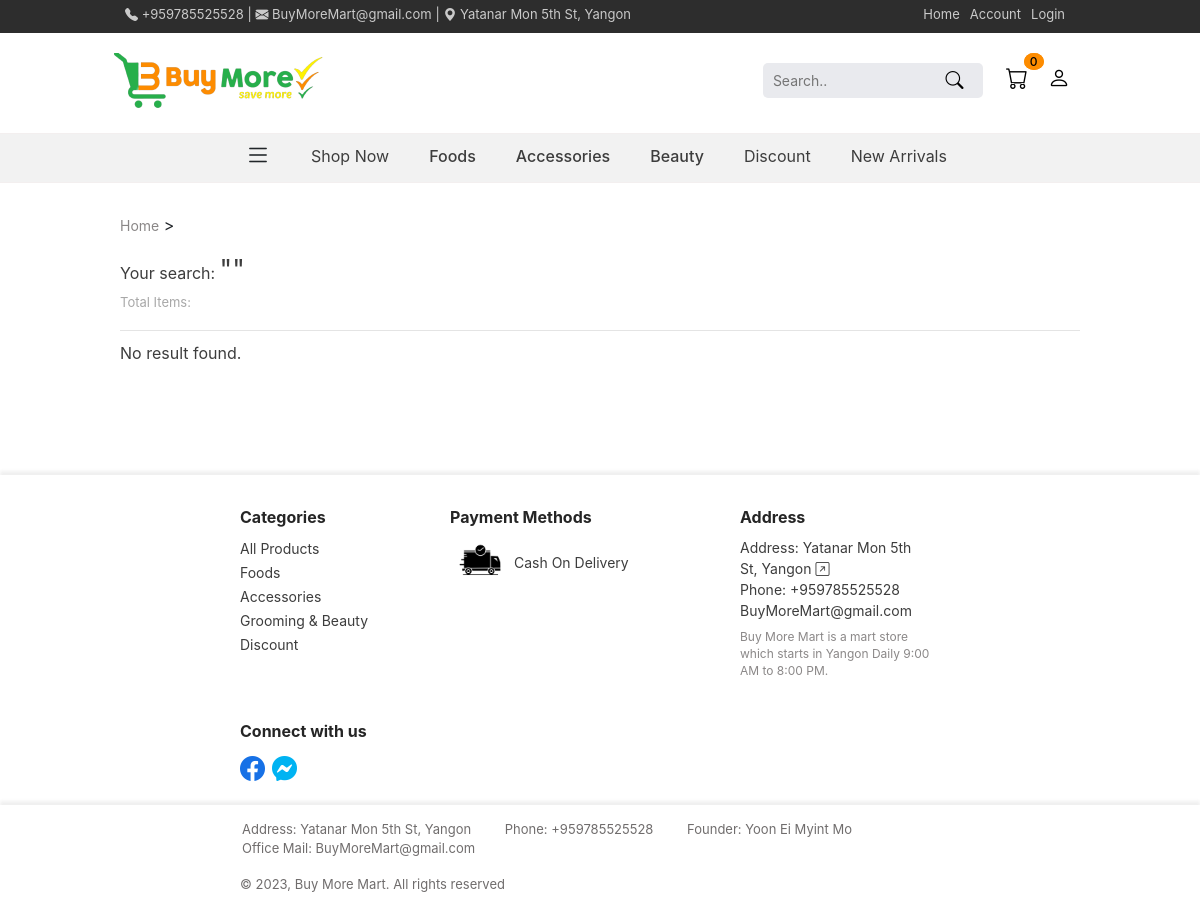
Screenshot of /search with the database file from the repository.
### app_controller/Website_Interface/models.py (models this page shows)
class Info(models.Model):
    phone = models.CharField(max_length=255, null=True, blank=True)
    email = models.EmailField(null=True, blank=True)
    address = models.CharField(max_length=255, null=True, blank=True)
    location = models.URLField(null=True, blank=True)
    buy_more_mart_info = models.TextField(max_length=255, null=True, blank=True)
    facebook_link = models.URLField(null=True, blank=True)
    messenger_link = models.URLField(null=True, blank=True)

### app_controller/Application/views.py (the view, shortened to what this page needs)
    def search(self, request):
        if Info.objects.filter(id=1).exists():
            info = Info.objects.get(id=1)
        else:
            info = None
        if Header_ImageGroup.objects.filter(id=1).exists():
            header_image = Header_ImageGroup.objects.get(id=1)
        else:
            header_image = None
        header_food = Product_type.objects.filter(category=1)
        header_accessories = Product_type.objects.filter(category=2)
        header_beauty = Product_type.objects.filter(category=3)
        if request.user.is_authenticated:
            cart = Cart.objects.filter(user=request.user)
            cart_len = len(list(cart))
        else:
            cart_len = 0
        context = {
            'info': info,
            'header_image': header_image,
            'header_food': header_food,
            'header_accessories': header_accessories,
            'header_beauty': header_beauty,
            "cart_noti": cart_len
        }
        return render(request, 'search.html',
                    context)

### template/search.html (shortened to what this page needs)
{% extends 'base.html' %}
{% block content %}
<!DOCTYPE html>
<html lang="en">
<head>
    {% load static %}
    <link rel="stylesheet" href="{% static 'css/page.css' %}">
    <link rel="stylesheet" href="{% static 'css/search.css' %}">
</head>
{% load humanize %}
<body>
    {% include 'header.html' %}
    <div class="base_content4">
        <div class="main_search_body_content">
          <div class="search_body_content">
        <div class="current_link"><a href="{% url 'index' %}"> Home</a> > </div>
        <div class="search_info">
            <p>Your search: <span>"{{ search }}"</span></p>
            <label class="item_amount" for="">Total Items: {{ total_item }}</label>
        </div>
          {% if items %}
        <div class="search_feature">
            <div class="feature_body">
              <div class="feature_top">
                <h3></h3>
                <div class="feature_pagination">
                <ul>
                  {% if items.has_previous %}
                  <a href="?page={{ items.previous_page_number }}" class="tab_design_left"><li><i class="bi bi-chevron-left"></i></li></a>
                  {% else %}
                  <a class="tab_design_left"><li><i class="bi bi-chevron-left"></i></li></a>
                  {% endif %}
                  <!-- {% if items.number == items.paginator.num_pages %}
                  <a id="" class="pag tab_design" href="?page={{ items.number|add:'-2' }}"><li>{{ items.number|add:'-2' }}</li></a>
                  {% endif %} -->
                  {% if items.number != 2 and items.number != 3 and items.number != 1 %}
                  <a class="pag tab_design" href="?page=1"><li>1</li></a>
                  {% endif %}
                  {% if items.number >= 5  %}
                  <a class="tab_design_dot"><li>...</li></a>
                  {% endif %}
                  {% for item in items.paginator.page_range %}
                  {% if items.number == item and item != items.paginator.num_pages %}
                  <a id="prodcut_active" class="pag tab_design" href="?page={{ item }}"><li>{{ item }}</li></a>
                  {% elif item > items.number|add:'-3' and item <  items.number|add:'2' and item != items.paginator.num_pages %}
                  <a id="" class="pag tab_design" href="?page={{ item }}"><li>{{ item }}</li></a>
                  {% endif %}
                  {% endfor %}
                  {% if items.paginator.num_pages > 3 %}
                  {% if items.number != items.paginator.num_pages and items.number != items.paginator.num_pages|add:'-1' and items.number != items.paginator.num_pages|add:'-2'%}
                  <a class="tab_design_dot"><li>...</li></a>
                  {% endif %}
                  {% endif %}
                  <a id="" class="pag tab_design" href="?page={{ items.paginator.num_pages }}"><li>{{ items.paginator.num_pages }}</li></a>
                  {% if items.has_next %}
                  <a href="?page={{ items.next_page_number }}" class="tab_design_right"><li><i class="bi bi-chevron-right"></i></li></a>
                  {% else %}
                  <a class="tab_design_right"><li><i class="bi bi-chevron-right"></i></li></a>
                  {% endif %}
                </ul>
                  </div>
              </div>
            <div class="feature_products">
              {% for item in items %}
            <a href="{% url 'product' item.id %}" class="feature_products_item">
              <div class="feature_products_item_img">
              <img src="{{ item.image.url }}" alt="" >
            </div>
              <p>{{ item.name }}</p>
              <h6>{{ item.title }}</h6>
              {% if item.discount %}
              <p class="feature_products_price">Ks{{ item.discount|intcomma }}</p>
              {% else %}
              <p class="feature_products_price">Ks{{ item.price|intcomma }}</p>
              {% endif %}
              <div class="feature_products_item_bottom">
                  {% if item.discount %}
              <p class="feature_products_discount_price">Ks{{ item.price|intcomma }}</p>
                  {% else %}
              <p class="feature_products_discount_price"></p>
                  {% endif %}
                  <object>
                    <form method="POST" action="{% url 'add_cart' %}" id="form" enctype="multipart/form-data">
                        {% csrf_token %}
                      <input name="product_id" id="product_id" type="text" value="{{ item.id }}" hidden>
                        <button type="submit" class="bi bi-cart"></button>
                    </form>
                  </object>
            </div>
            </a>
            {% endfor %}
              </div>
            </div>
      </div>
      <div class="feature_pagination2">
        <ul>
          {% if items.has_previous %}
          <a href="?page={{ items.previous_page_number }}" class="tab_design_left"><li><i class="bi bi-chevron-left"></i></li></a>
          {% else %}
          <a class="tab_design_left"><li><i class="bi bi-chevron-left"></i></li></a>
          {% endif %}
          {% if items.number != 2 and items.number != 3 and items.number != 1 %}
          <a class="pag tab_design" href="?page=1"><li>1</li></a>
          {% endif %}
          {% if items.number >= 5  %}
          <a class="tab_design_dot"><li>...</li></a>
          {% endif %}
          {% for item in items.paginator.page_range %}
          {% if items.number == item and item != items.paginator.num_pages %}
          <a id="prodcut_active" class="pag tab_design" href="?page={{ item }}"><li>{{ item }}</li></a>
          {% elif item > items.number|add:'-3' and item <  items.number|add:'2' and item != items.paginator.num_pages %}
          <a id="" class="pag tab_design" href="?page={{ item }}"><li>{{ item }}</li></a>
          {% endif %}
          {% endfor %}
          {% if items.paginator.num_pages > 3 %}
          {% if items.number != items.paginator.num_pages and items.number != items.paginator.num_pages|add:'-1' and items.number != items.paginator.num_pages|add:'-2'%}
          <a class="tab_design_dot"><li>...</li></a>
          {% endif %}
          {% endif %}
          <a id="" class="pag tab_design" href="?page={{ items.paginator.num_pages }}"><li>{{ items.paginator.num_pages }}</li></a>
          {% if items.has_next %}
          <a href="?page={{ items.next_page_number }}" class="tab_design_right"><li><i class="bi bi-chevron-right"></i></li></a>
          {% else %}
          <a class="tab_design_right"><li><i class="bi bi-chevron-right"></i></li></a>
          {% endif %}
        </ul>
      </div>
      {% else %}
      <p class="no_item_result">No result found.</p>
      {% endif %}
        </div>
    </div>
</div>
</body>
    {% include 'footer.html'%}
</html>
{% endblock %}

### template/header.html (shortened to what this page needs)
{% extends 'base.html' %}
{% block content %}
<!DOCTYPE html>
<html lang="en">
<head>
    {% load static %}
    <link rel="stylesheet" href="{% static 'css/page.css' %}">
    <link rel="stylesheet" href="{% static 'css/header.css' %}">
    <link rel="stylesheet" href="{% static 'css/header_hover.css' %}">
</head>
<body>
    <div class="main_header_content">
        <div class="base_content2">
            <div class="header_content">
                <div class="first_header">
                    <div class="first_header_left">
                        {% if info.phone %}
                    <label for=""><i class="bi bi-telephone-fill"></i> {{ info.phone }} |</label>&nbsp;
                        {% else %}
                    <label for=""><i class="bi bi-telephone-fill"></i> +959785525528 |</label>&nbsp;
                        {% endif %}
                        {% if info.email %}
                    <label for=""><i class="bi bi-envelope-fill"></i> {{ info.email }} |</label>&nbsp;
                        {% else %}
                    <label for=""><i class="bi bi-envelope-fill"></i> BuyMoreMart@gmail.com |</label>&nbsp;
                        {% endif %}
                        {% if info.address %}
                    <label for=""><i class="bi bi-geo-alt-fill"></i><a href="{{ info.location }}"> {{ info.address }}</a></label>
                        {% else %}
<label for=""><i class="bi bi-geo-alt-fill"></i><a href="https://www.google.com/maps/place/Buy+More+Mart/@16.8357569,96.1136676,15z/data=!4m6!3m5!1s0x30c1956299e6b48b:0xd2f9fd3513d2e941!8m2!3d16.8357569!4d96.1136676!16s%2Fg%2F11s640nsb1?entry=ttu"> Yatanar Mon 5th St, Yangon</a></label>
                        {% endif %}
                    </div>
                    <ul>
                        <li><a href="{% url 'index' %}">Home</a></li>
                        <li><a href="{% url 'profile' %}">Account</a></li>
                        {% if user.is_authenticated %}
                            <li><a href="{% url 'logout' %}">Logout</a></li>
                        {% else %}
                            <li><a href="{% url 'login' %}">Login</a></li>
                        {% endif %}
                    </ul>
                </div>
            </div>
        </div>
    </div>
<div class="base_content2">
    <div class="second_header_content">
    <div class="second_header">
        <a href="{% url 'index' %}"><img class="logo_image" src="/media/website_images/logo-nobg.png" alt=""></a>
        <form action="{% url 'search' %}" method="POST" enctype="multipart/form-data">
            <input name="search" class="search_form" type="text" placeholder="Search..">
            <button class="search_form_submit"><i class="bi bi-search"></i></button>
            <a class="second_header_cart" href="{% url 'cart' %}"><i class="bi bi-cart"></i>
                <word id="element_cart_noti" class="second_header_cart_number">{{ cart_noti }}</word></a>
            <a class="second_header_profile" href="{% url 'profile' %}"><i class="bi bi-person"></i></a>
        </form>
    </div>
</div>
</div>
    <div class="third_header_content">
    <div class="third_header">
        <ul>
            <li><i id="default_setting" class="bi bi-list"></i></li>
            <li class="li2"><a href="{% url 'index' %}" class="" id="hn0">Shop Now</a>
            </li>
            <li><a href="{% url 'foods' %}" class="main_one" id="hn1">Foods</a>
            </li>
            <li><a href="{% url 'accessories' %}" class="main_two" id="hn2">Accessories</a>
            </li>
            <li><a href="{% url 'gb' %}" class="main_three" id="hn3">Beauty</a>
            </li>
            <li><a href="{% url 'discount' %}" class="" id="hn4">Discount</a>
            </li>
            <li><a href="{% url 'new_arrivals' %}" class="" id="hn5">New Arrivals</a>
            </li>
        </ul>
    </div>
</div>
    <div class="second_line_arrow"></div>
</body>
</html>
{% endblock %}

### template/footer.html (shortened to what this page needs)
{% extends 'base.html' %}
{% block content %}
<head>
    {% load static %}
    <link rel="stylesheet" href="{% static 'css/page.css' %}">
    <link rel="stylesheet" href="{% static 'css/footer.css' %}">
</head>
<body>
    <div class="main_footer_content">
        <div class="base_content2">
        <div class="first_footer_content">
           <div class=" first_footer_content1">
            <label for="">Categories</label>
            <p><a href="{% url 'products' %}">All Products</a>
                <a href="{% url 'foods' %}">Foods</a>
                <a href="{% url 'accessories' %}">Accessories</a>
                <a href="{% url 'gb' %}">Grooming & Beauty</a>
                <a href="{% url 'discount' %}">Discount</a>
            </p>
           </div>
           <div class=" first_footer_content2">
            <label for="">Payment Methods</label>
                <p><img src="/media/website_icons/cod.jpg" alt=""> Cash On Delivery
            </p>
           </div>
           <div class="first_footer_content3">
            <label for="">Address</label>
            <p>Address: {% if info.address %}<a href="{{ info.location }}">{{ info.address }} <i class="bi bi-arrow-up-right-square"></i></a> {% else %} <a href="https://www.google.com/maps/place/Buy+More+Mart/@16.8357569,96.1136676,15z/data=!4m6!3m5!1s0x30c1956299e6b48b:0xd2f9fd3513d2e941!8m2!3d16.8357569!4d96.1136676!16s%2Fg%2F11s640nsb1?entry=ttu">Yatanar Mon 5th St, Yangon<i class="bi bi-arrow-up-right-square"></i></a>{% endif %}
            {% if info.phone %} Phone: {{ info.phone }} {% else %} Phone: +959785525528 {% endif %}
            {% if info.email %} {{ info.email }} {% else %} BuyMoreMart@gmail.com {% endif %}
{% if info.buy_more_mart_info %}<words>{{ info.buy_more_mart_info }}</words>{% else %}<words>Buy More Mart is a mart store which starts in Yangon Daily 9:00 AM to 8:00 PM.</words>{% endif %}
        </p>
           </div>
        </div>
        <div class="below_first_footer_content">
        <div class="below_first_footer_content1">
            <label for="">Connect with us</label>
<p>{% if info.facebook_link %} <a href="{{ info.facebook_link }}"><i class="bi bi-facebook"></i></a> {% else %} <a href="https://www.facebook.com/profile.php?id=100086483622253"><i class="bi bi-facebook"></i></a> {% endif %} {% if info.messenger_link %} <a href="{{ info.messenger_link }}"><i class="bi bi-messenger"></i></a> {% else %} <a href="https://www.facebook.com/profile.php?id=100086483622253"><i class="bi bi-messenger"></i></a> {% endif %}
</p>
</div>
        </div>
    </div>
</div>
<div class="main_footer_content2">
    <div class="base_content2">
        <div class="second_footer_content">
            <div class="second_footer_content1">
                <ul>
                    {% if info.address %}
                    <li>Address: <a href="{{ info.location }}">{{ info.address }}</a></li>
                        {% else %}
                        <li>Address: <a href="https://www.google.com/maps/place/Buy+More+Mart/@16.8357569,96.1136676,15z/data=!4m6!3m5!1s0x30c1956299e6b48b:0xd2f9fd3513d2e941!8m2!3d16.8357569!4d96.1136676!16s%2Fg%2F11s640nsb1?entry=ttu">Yatanar Mon 5th St, Yangon</a></li>
                    {% endif %}
                    {% if info.phone %}
                    <li>Phone: {{ info.phone }}</li>
                        {% else %}
                    <li>Phone: +959785525528</li>
                    {% endif %}
                    <li>Founder: Yoon Ei Myint Mo</li>
                    {% if info.email %}
                    <li>Office Mail: {{ info.email }}</li>
                        {% else %}
                    <li>Office Mail: BuyMoreMart@gmail.com</li>
                    {% endif %}
                </ul>
            </div>
            <div class=" second_footer_content2">
                <p>© 2023, Buy More Mart. All rights reserved</p>
            </div>
        </div>
    </div>
</div>
</body>
{% endblock %}

### rows the page displays
Info: phone "+959785525528", email "BuyMoreMart@gmail.com", address "Yatanar Mon 5th St, Yangon", buy_more_mart_info "Buy More Mart is a mart store which starts in Yangon Daily 9:00 AM to 8:00 PM."

### other values shown
{{ cart_noti }} "0"
